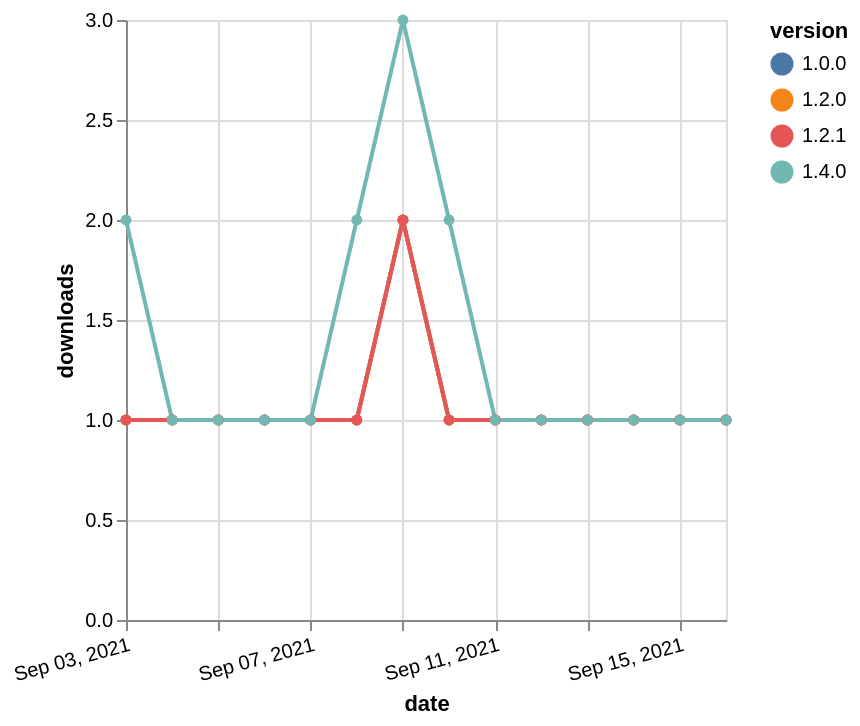

The specification (Vega-Lite) saved for this image:
### Vega-Lite specification from a JSON file in a GitHub repository (floating-point values rounded to 4 significant figures)
{"$schema": "https://vega.github.io/schema/vega-lite/v5.json", "description": "A simple bar chart with embedded data.", "data": {"values": [{"date": "2021-09-03", "total": 153, "delta": 1, "version": "1.0.0"}, {"date": "2021-09-04", "total": 154, "delta": 1, "version": "1.0.0"}, {"date": "2021-09-05", "total": 155, "delta": 1, "version": "1.0.0"}, {"date": "2021-09-06", "total": 156, "delta": 1, "version": "1.0.0"}, {"date": "2021-09-07", "total": 157, "delta": 1, "version": "1.0.0"}, {"date": "2021-09-08", "total": 158, "delta": 1, "version": "1.0.0"}, {"date": "2021-09-09", "total": 160, "delta": 2, "version": "1.0.0"}, {"date": "2021-09-10", "total": 161, "delta": 1, "version": "1.0.0"}, {"date": "2021-09-11", "total": 162, "delta": 1, "version": "1.0.0"}, {"date": "2021-09-12", "total": 163, "delta": 1, "version": "1.0.0"}, {"date": "2021-09-13", "total": 164, "delta": 1, "version": "1.0.0"}, {"date": "2021-09-14", "total": 165, "delta": 1, "version": "1.0.0"}, {"date": "2021-09-15", "total": 166, "delta": 1, "version": "1.0.0"}, {"date": "2021-09-16", "total": 167, "delta": 1, "version": "1.0.0"}, {"date": "2021-09-03", "total": 151, "delta": 1, "version": "1.2.0"}, {"date": "2021-09-04", "total": 152, "delta": 1, "version": "1.2.0"}, {"date": "2021-09-05", "total": 153, "delta": 1, "version": "1.2.0"}, {"date": "2021-09-06", "total": 154, "delta": 1, "version": "1.2.0"}, {"date": "2021-09-07", "total": 155, "delta": 1, "version": "1.2.0"}, {"date": "2021-09-08", "total": 156, "delta": 1, "version": "1.2.0"}, {"date": "2021-09-09", "total": 158, "delta": 2, "version": "1.2.0"}, {"date": "2021-09-10", "total": 159, "delta": 1, "version": "1.2.0"}, {"date": "2021-09-11", "total": 160, "delta": 1, "version": "1.2.0"}, {"date": "2021-09-12", "total": 161, "delta": 1, "version": "1.2.0"}, {"date": "2021-09-13", "total": 162, "delta": 1, "version": "1.2.0"}, {"date": "2021-09-14", "total": 163, "delta": 1, "version": "1.2.0"}, {"date": "2021-09-15", "total": 164, "delta": 1, "version": "1.2.0"}, {"date": "2021-09-16", "total": 165, "delta": 1, "version": "1.2.0"}, {"date": "2021-09-03", "total": 127, "delta": 1, "version": "1.2.1"}, {"date": "2021-09-04", "total": 128, "delta": 1, "version": "1.2.1"}, {"date": "2021-09-05", "total": 129, "delta": 1, "version": "1.2.1"}, {"date": "2021-09-06", "total": 130, "delta": 1, "version": "1.2.1"}, {"date": "2021-09-07", "total": 131, "delta": 1, "version": "1.2.1"}, {"date": "2021-09-08", "total": 132, "delta": 1, "version": "1.2.1"}, {"date": "2021-09-09", "total": 134, "delta": 2, "version": "1.2.1"}, {"date": "2021-09-10", "total": 135, "delta": 1, "version": "1.2.1"}, {"date": "2021-09-11", "total": 136, "delta": 1, "version": "1.2.1"}, {"date": "2021-09-12", "total": 137, "delta": 1, "version": "1.2.1"}, {"date": "2021-09-13", "total": 138, "delta": 1, "version": "1.2.1"}, {"date": "2021-09-14", "total": 139, "delta": 1, "version": "1.2.1"}, {"date": "2021-09-15", "total": 140, "delta": 1, "version": "1.2.1"}, {"date": "2021-09-16", "total": 141, "delta": 1, "version": "1.2.1"}, {"date": "2021-09-03", "total": 129, "delta": 2, "version": "1.4.0"}, {"date": "2021-09-04", "total": 130, "delta": 1, "version": "1.4.0"}, {"date": "2021-09-05", "total": 131, "delta": 1, "version": "1.4.0"}, {"date": "2021-09-06", "total": 132, "delta": 1, "version": "1.4.0"}, {"date": "2021-09-07", "total": 133, "delta": 1, "version": "1.4.0"}, {"date": "2021-09-08", "total": 135, "delta": 2, "version": "1.4.0"}, {"date": "2021-09-09", "total": 138, "delta": 3, "version": "1.4.0"}, {"date": "2021-09-10", "total": 140, "delta": 2, "version": "1.4.0"}, {"date": "2021-09-11", "total": 141, "delta": 1, "version": "1.4.0"}, {"date": "2021-09-12", "total": 142, "delta": 1, "version": "1.4.0"}, {"date": "2021-09-13", "total": 143, "delta": 1, "version": "1.4.0"}, {"date": "2021-09-14", "total": 144, "delta": 1, "version": "1.4.0"}, {"date": "2021-09-15", "total": 145, "delta": 1, "version": "1.4.0"}, {"date": "2021-09-16", "total": 146, "delta": 1, "version": "1.4.0"}]}, "width": "container", "mark": {"type": "line", "point": {"filled": true}}, "encoding": {"x": {"field": "date", "type": "temporal", "timeUnit": "yearmonthdate", "title": "date", "axis": {"labelAngle": -15}}, "y": {"field": "delta", "type": "quantitative", "title": "downloads"}, "color": {"field": "version", "type": "nominal"}, "tooltip": {"field": "delta"}}}
